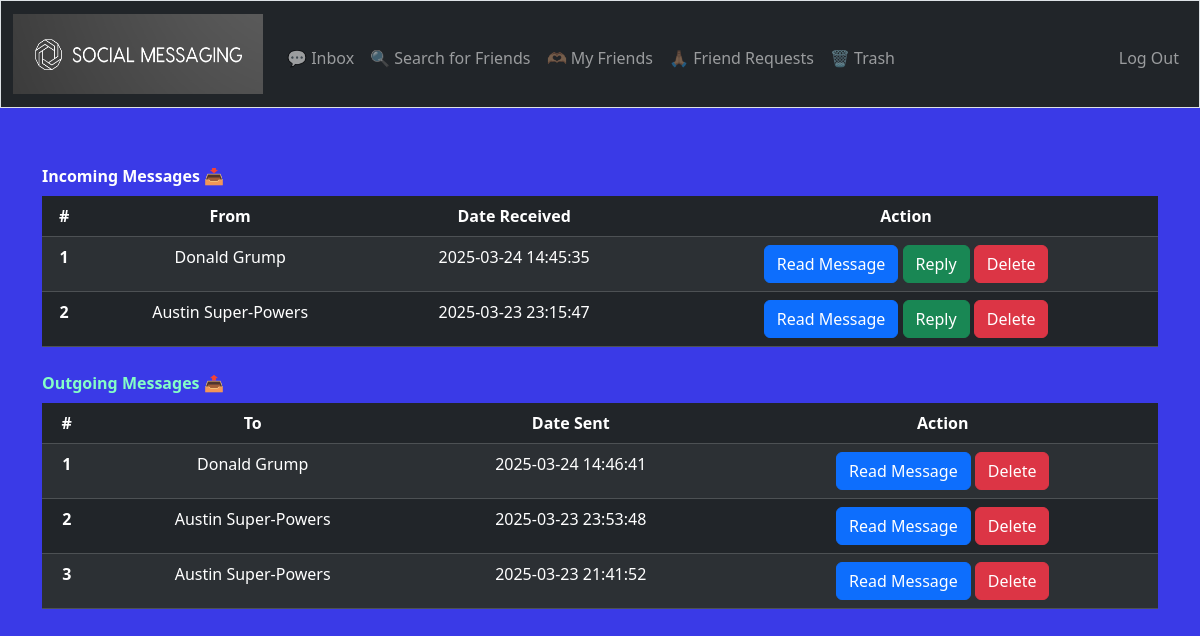
The page /inbox (signed in) on the database as committed earlier.
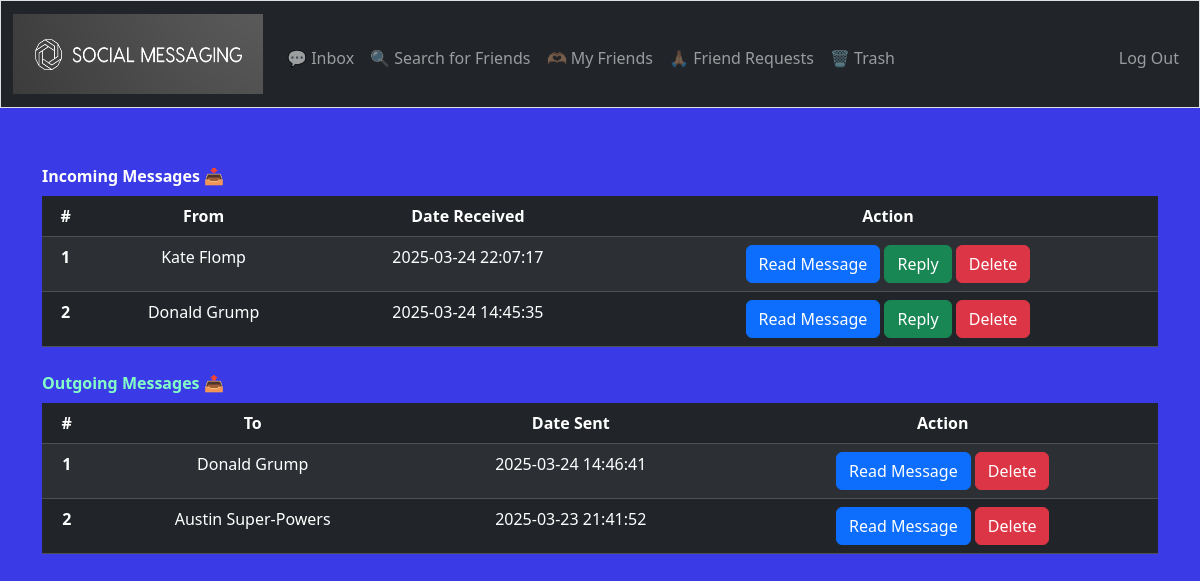
The same page on the database as committed later.
### tables this page shows
CREATE TABLE messages (
    id INTEGER PRIMARY KEY,
    sender_id INTEGER,
    receiver_id INTEGER,
    content TEXT,
    timestamp DATETIME DEFAULT CURRENT_TIMESTAMP,
    status TEXT CHECK(status IN ('inbox', 'sent', 'trash')),
    is_read BOOLEAN DEFAULT 0,
    FOREIGN KEY (sender_id) REFERENCES users(id),
    FOREIGN KEY (receiver_id) REFERENCES users(id)
);

CREATE TABLE users (
    id INTEGER PRIMARY KEY,
    username TEXT UNIQUE,
    hash TEXT,
    full_name TEXT,
    country TEXT
);

### app.py (the view)
@app.route("/inbox", methods=["GET", "POST"])
@login_required
def inbox():
    user_id = session["user_id"]  # User ID for SQL query
    in_messages = db.execute("SELECT m.id, m.sender_id, m.content, m.timestamp, u.full_name, m.is_read FROM messages m JOIN users u ON u.id = m.sender_id WHERE m.receiver_id = ? AND m.status = 'sent' ORDER BY m.timestamp DESC;", user_id)
    out_messages = db.execute("SELECT m.id, m.content, m.timestamp, u.full_name, m.is_read FROM messages m JOIN users u ON u.id = m.receiver_id WHERE m.sender_id = ? AND m.status = 'sent' ORDER BY m.timestamp DESC;", user_id)
    return render_template("inbox.html", in_messages=in_messages, out_messages=out_messages)

### app.py (called while the page is built)
@app.after_request
def after_request(response):
    response.headers["Cache-Control"] = "no-cache, no-store, must-revalidate"
    response.headers["Expires"] = 0
    response.headers["Pragma"] = "no-cache"
    return response

### helpers.py (called while the page is built)
def login_required(f):
    @wraps(f)
    def decorated_function(*args, **kwargs):
        if session.get("user_id") is None:
            return redirect("/login")
        return f(*args, **kwargs)
    return decorated_function

### templates/inbox.html (shortened to what this page needs)
{% extends "layout.html" %}
{% block main %}
<table class="table table-striped table-dark caption-top">
    <caption><strong style="color: white;">Incoming Messages 📥</strong></caption>
    <thead>
      <tr>
        <th scope="col">#</th>
        <th scope="col">From</th>
        <th scope="col">Date Received</th>
        <th scope="col">Action</th>
      </tr>
    </thead>
    <tbody>
      {% for in_message in in_messages %}
      <tr>
        <th scope="row">{{ loop.index }}</th>
        <td>{{ in_message.full_name }}</td>
        <td>{{ in_message.timestamp }}</td>
        <td>
          <div>
            <form action="/read" method="post" style="display:inline;">
                <button type="button" class="btn btn-secodary btn-primary" data-bs-toggle="popover" data-bs-placement="left" data-bs-title="Message Content" data-bs-content="{{ in_message.content }}">Read Message</button>
              </form>
            <form action="/send" method="post" style="display:inline;">
              <button class="btn btn-success" type="submit">Reply</button>
            </form>
            <form action="/delete" method="post" style="display:inline;">
              <button class="btn btn-danger" type="submit">Delete</button>
            </form>
          </div>
        </td>
      </tr>
      {% endfor %}
    </tbody>
  </table>
  <table class="table table-striped table-dark caption-top">
    <caption><strong style="color: rgb(132, 254, 199);">Outgoing Messages 📤</strong></caption>
    <thead>
      <tr>
        <th scope="col">#</th>
        <th scope="col">To</th>
        <th scope="col">Date Sent</th>
        <th scope="col">Action</th>
      </tr>
    </thead>
    <tbody>
      {% for out_message in out_messages %}
      <tr>
        <th scope="row">{{ loop.index }}</th>
        <td>{{ out_message.full_name }}</td>
        <td>{{ out_message.timestamp }}</td>
        <td>
          <div>
            <form action="/read" method="post" style="display:inline;">
                <button type="button" class="btn btn-secodary btn-primary" data-bs-toggle="popover" data-bs-placement="left" data-bs-title="Message Content" data-bs-content="{{ out_message.content }}">Read Message</button>
              </form>
            <form action="/delete" method="post" style="display:inline;">
              <button class="btn btn-danger" type="submit">Delete</button>
            </form>
          </div>
        </td>
      </tr>
      {% endfor %}
    </tbody>
  </table>
{% endblock %}

Rows that differ between the two databases and show on the page:
no longer on this page (row edited): messages: full_name "Austin Super-Powers", timestamp "2025-03-23 23:15:47", shown under "Incoming Messages 📥"
removed messages: full_name "Austin Super-Powers", timestamp "2025-03-23 23:53:48", shown under "Outgoing Messages 📤"
added messages: full_name "Kate Flomp", timestamp "2025-03-24 22:07:17", shown under "Incoming Messages 📥"
